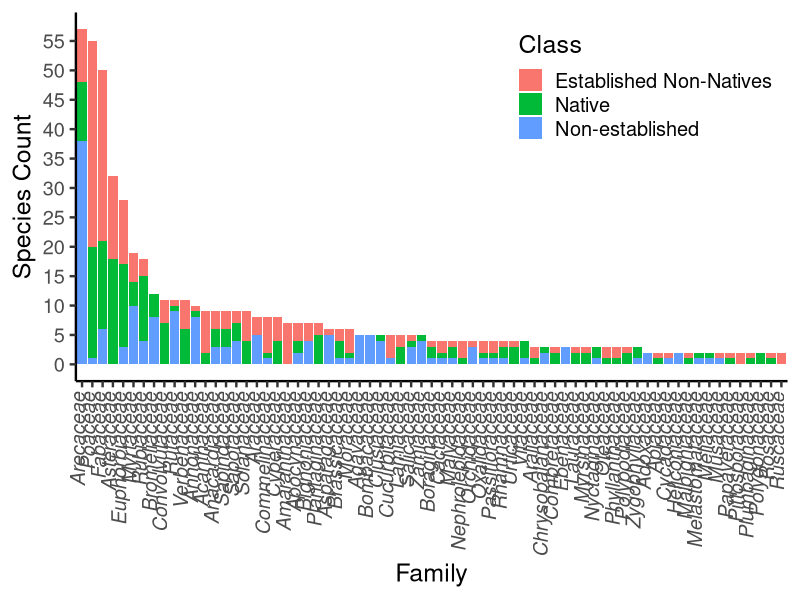
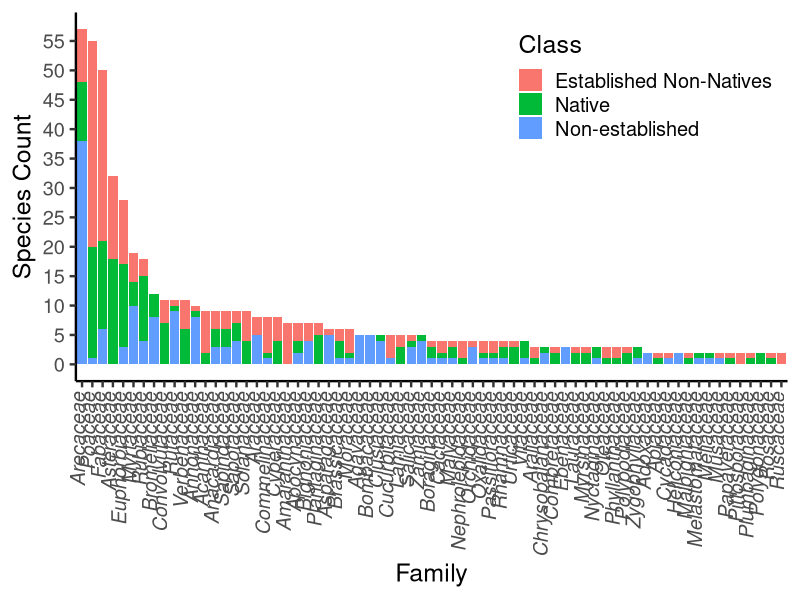

Recreate these plots in R, in order.
library(tidyverse)

### organizes and summarizes a list of species to count the number of
### species records per family
family_count <- function(species_list){
  families_table <- species_list %>%
    group_by(Family) %>%
    summarize(Count = n()) %>%
    arrange(desc(Count))
  return(families_table)
}

### plots a count of species per family in a histagram
plot_family_count <- function(families_table){
  fig <- ggplot(families_table, aes(x=Family, y=Count)) + 
    geom_bar(stat="identity", width = 0.9) +
    ylab("Species Count") +
    theme_classic(base_size=14, base_family = "Helvetica") +
    theme(axis.text.x = element_text(angle = 90, hjust = 1, vjust = 0.2))
}

### load data
list <- read_csv("data/TREClist.csv")
families <- read_csv("data/TRECfamilies.csv")

list <- select(list, Family, Genus, Species, SpeciesAcro1, MainCodeUSDA,
               CultivatedOnly, EstabdInFL, Native)

### All Families
all_families <- family_count(list)
#write_csv(all_families, "output/TRECfamilies-all.csv")

top_families <- filter(all_families, !is.na(Family) & Count>1)
top_families <- transform(top_families, Family = reorder(Family, -Count))
plot_family_count(top_families)
#ggsave("output/TRECfamilies-all.png", width = 10, height = 4)

### Native Families
natives <- filter(list, Native == 1)
native_families <- family_count(natives)
#write_csv(native_families, "output/TRECfamilies-native.csv")

top_natives <- filter(native_families, !is.na(Family) & Count>1)
top_natives <- transform(top_natives, Family = reorder(Family, -Count))
plot_family_count(top_natives)
#ggsave("output/TRECfamilies-native.png", width = 5, height = 4)

### Non-native Established Families
establishedNonNative <- filter(list, Native == 0 & EstabdInFL == 1)
establishedNonNative_families <- family_count(establishedNonNative)
#write_csv(establishedNonNative_families, "output/TRECfamilies-establishedNonNative.csv")

top_establieshedNonNative <- filter(establishedNonNative_families, 
                                    !is.na(Family) & Count>1)
top_establieshedNonNative <- transform(top_establieshedNonNative, 
                                       Family = reorder(Family, -Count))
plot_family_count(top_establieshedNonNative)
#ggsave("output/TRECfamilies-establishedNonNative.png", width = 5, height = 4)

### Non-Established Families
nonEstablished <- filter(list, EstabdInFL == 0)
nonEstablished_families <- family_count(nonEstablished)
#write_csv(nonEstablished_families, "output/TRECfamilies-nonEstablished.csv")

top_nonEstablished <- filter(nonEstablished_families, !is.na(Family) & Count>1)
top_nonEstablished <- transform(top_nonEstablished, 
                                       Family = reorder(Family, -Count))
plot_family_count(top_nonEstablished)
#ggsave("output/TRECfamilies-nonEstablished.png", width = 5, height = 4)

### Combined Table
all_families_counts <- all_families %>%
  left_join(native_families, by = "Family", suffix = c("", "_native")) %>%
  left_join(establishedNonNative_families, by = "Family",
            suffix = c("", "_estabNonNat")) %>%
  left_join(nonEstablished_families, by = "Family", 
            suffix = c("_all", "_nonEstab")) %>%
  filter(!is.na(Family)) %>%
  mutate_all(funs(replace(., is.na(.), 0))) %>%
  mutate(Count_sum = Count_native + Count_estabNonNat + Count_nonEstab) %>%
  filter(Count_sum>1)

all_families_counts <- transform(all_families_counts, 
                                 Family = reorder(Family, -Count_sum))
all_families_counts_fig <- select(all_families_counts, -Count_all, -Count_sum)
all_families_counts_fig <- gather(all_families_counts_fig, key= "Class", value = "Count",
                              c(Count_native, Count_estabNonNat, Count_nonEstab))

ggplot(all_families_counts_fig, aes(x=Family, y=Count, fill=Class)) +
  geom_bar(stat="identity", width = 0.9) +
  ylab("Species Count") +
  scale_y_continuous(breaks=seq(0,60,5)) +
  theme_classic(base_size=18, base_family = "Helvetica") +
  theme(axis.text.x = element_text(angle = 90, hjust = 1, vjust = 0.2, face = "italic"),
        legend.position = c(0.8, 0.8)) +
  scale_fill_discrete(labels=c("Established Non-Natives", "Native", "Non-established"))
ggsave("output/TRECfamilies-allClass.png", width = 12, height = 10)



### Higher Taxa
families <- arrange(families, "Class", "Subclassa", "Superordera, b", "Orderc",
                     "Suborder", "Familyd")
